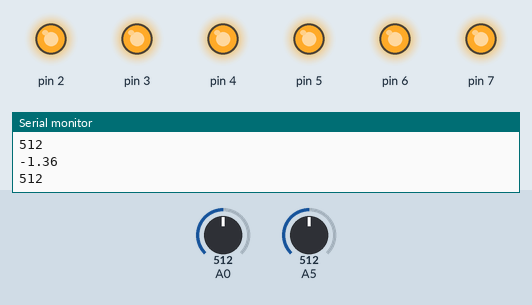
A sketch run on a simulated Arduino Uno, built with avr-gcc and run on an emulated ATmega328P. Shown: output pins drawn as LEDs (lit = HIGH), the last lines printed to the serial monitor. The inputs (shaded band) are chosen by the test bench; at power-on: A0 = 512, A5 = 512. Pins used as bus, display or sensor lines are not drawn.

Above: at 1.1 s.
At 2.6 s:
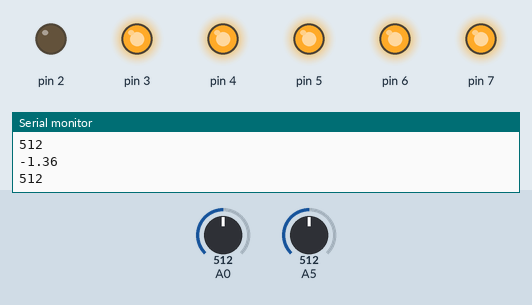
At 3.3 s:
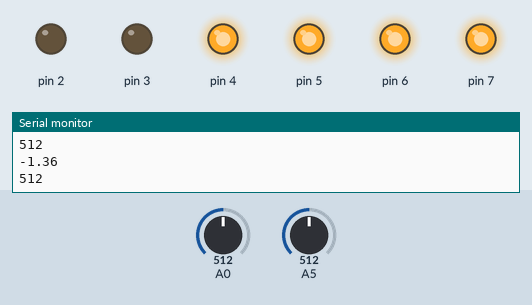
At 4.1 s:
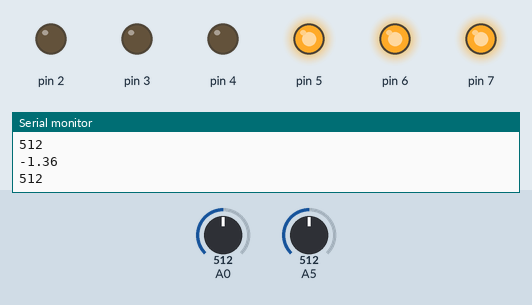
At 4.8 s:
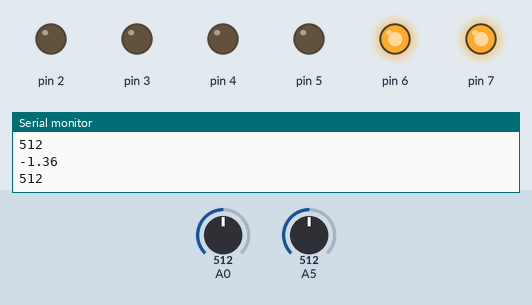
At 6.3 s:
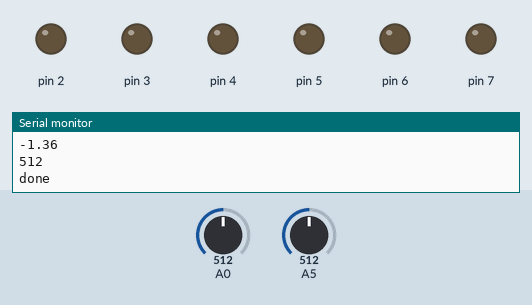
Timing chart, 0 to 8.8 s (numbered marks = the images above):
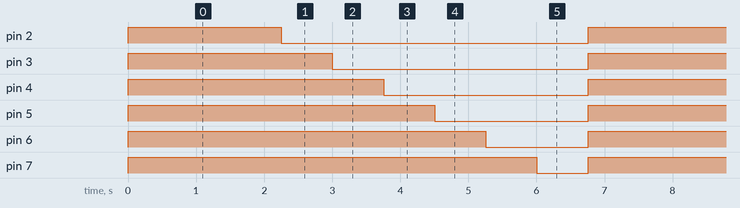

The sketch:

solar_testing.ino
```cpp
void setup() {
  // Initialize serial communication at 9600 baud rate
  Serial.begin(9600);

  // Set all the pins as OUTPUT
  pinMode(0, OUTPUT);
  pinMode(1, OUTPUT);
  pinMode(2, OUTPUT);
  pinMode(3, OUTPUT);
  pinMode(4, OUTPUT);
  pinMode(5, OUTPUT);
  pinMode(6, OUTPUT);
  pinMode(7, OUTPUT);

  pinMode(A0, INPUT);
  pinMode(A5, INPUT);
}

void loop() {

  // Set pin states
  digitalWrite(0, HIGH);
  digitalWrite(1, HIGH);
  digitalWrite(2, HIGH);
  digitalWrite(3, HIGH);
  digitalWrite(4, HIGH);
  digitalWrite(5, HIGH);
  digitalWrite(6, HIGH);
  digitalWrite(7, HIGH);

  // Print the current (analog value read from A5 value between 0 and 1023)
  Serial.println((analogRead(A5)-514.0)/21.0);
  Serial.println(analogRead(A0));

  // Add a small delay to make sure the serial output is visible
  delay(750); // Delay for 500 milliseconds

  // // Set pin states
  digitalWrite(0, LOW);


  // Print the current (analog value read from A5 value between 0 and 1023)
  Serial.println(analogRead(A5)*0.045870824-24.8466163);
  Serial.println(analogRead(A0));

  // Add a small delay to make sure the serial output is visible
  delay(750); // Delay for 500 milliseconds


  // Set pin states

  digitalWrite(1, LOW);


  // Print the current (analog value read from A5 value between 0 and 1023)
  Serial.println(analogRead(A5)*0.045870824-24.8466163);
  Serial.println(analogRead(A0));

  // Add a small delay to make sure the serial output is visible
  delay(750); // Delay for 500 milliseconds


  // Set pin states

  digitalWrite(2, LOW);


  // Print the current (analog value read from A5 value between 0 and 1023)
  Serial.println(analogRead(A5)*0.045870824-24.8466163);
  Serial.println(analogRead(A0));

  // Add a small delay to make sure the serial output is visible
  delay(750); // Delay for 500 milliseconds


  // Set pin states

  digitalWrite(3, LOW);


  // Print the current (analog value read from A5 value between 0 and 1023)
  Serial.println(analogRead(A5)*0.045870824-24.8466163);
  Serial.println(analogRead(A0));

  // Add a small delay to make sure the serial output is visible
  delay(750); // Delay for 500 milliseconds


  // Set pin states

  digitalWrite(4, LOW);


  // Print the current (analog value read from A5 value between 0 and 1023)
  Serial.println(analogRead(A5)*0.045870824-24.8466163);
  Serial.println(analogRead(A0));

  // Add a small delay to make sure the serial output is visible
  delay(750); // Delay for 500 milliseconds


  // Set pin states

  digitalWrite(5, LOW);


  // Print the current (analog value read from A5 value between 0 and 1023)
  Serial.println(analogRead(A5)*0.045870824-24.8466163);
  Serial.println(analogRead(A0));

  // Add a small delay to make sure the serial output is visible
  delay(750); // Delay for 500 milliseconds


  // Set pin states

  digitalWrite(6, LOW);


  // Print the current (analog value read from A5 value between 0 and 1023)
  Serial.println(analogRead(A5)*0.045870824-24.8466163);
  Serial.println(analogRead(A0));

  // Add a small delay to make sure the serial output is visible
  delay(750); // Delay for 500 milliseconds


  // Set pin states

  digitalWrite(7, LOW);

  // Print the current (analog value read from A5 value between 0 and 1023)
  Serial.println(analogRead(A5)*0.045870824-24.8466163);
  Serial.println(analogRead(A0));


  Serial.println("done");
  // Add a small delay to make sure the serial output is visible
  delay(750); // Delay for 500 milliseconds


}
```

Measured:
- by itself, pin 2: alternates HIGH for 2.3 s and LOW for 4.5 s
- by itself, pin 3: alternates HIGH for 3.0 s and LOW for 3.8 s
- by itself, pin 4: alternates HIGH for 3.8 s and LOW for 3.0 s
- by itself, pin 5: alternates HIGH for 4.5 s and LOW for 2.3 s
- by itself, pin 6: alternates HIGH for 5.3 s and LOW for 1.5 s
- by itself, pin 7: alternates HIGH for 6.0 s and LOW for 0.75 s
